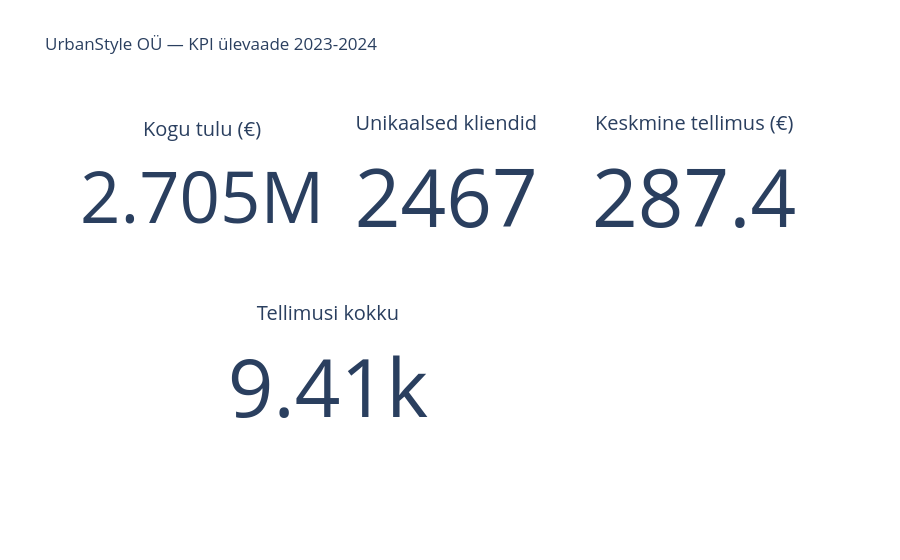

The notebook cell this image was saved under:
### Code cell
def create_kpi_summary(kpis):
    fig = go.Figure()

    fig.add_trace(go.Indicator(
        mode="number",
        value=kpis['total_revenue'],
        title={"text": "Kogu tulu (€)"},
        domain={'x': [0, 0.33], 'y': [0.5, 1]}
    ))
    fig.add_trace(go.Indicator(
        mode="number",
        value=kpis['unique_customers'],
        title={"text": "Unikaalsed kliendid"},
        domain={'x': [0.33, 0.66], 'y': [0.5, 1]}
    ))
    fig.add_trace(go.Indicator(
        mode="number",
        value=kpis['avg_order_value'],
        title={"text": "Keskmine tellimus (€)"},
        domain={'x': [0.66, 1], 'y': [0.5, 1]}
    ))
    fig.add_trace(go.Indicator(
        mode="number",
        value=kpis['total_orders'],
        title={"text": "Tellimusi kokku"},
        domain={'x': [0.17, 0.5], 'y': [0, 0.5]}
    ))

    fig.update_layout(
        title='UrbanStyle OÜ — KPI ülevaade 2023-2024',
        template='plotly_white'
    )
    fig.show()
    return fig

fig_kpi = create_kpi_summary(kpis)

### Figure 1 — Plotly figure (JSON) as saved in the notebook; plotly's stock layout.template omitted (floating-point values rounded to 4 significant figures)
{"data": [{"domain": {"x": [0, 0.33], "y": [0.5, 1]}, "mode": "number", "title": {"text": "Kogu tulu (€)"}, "type": "indicator", "value": 2705000.0}, {"domain": {"x": [0.33, 0.66], "y": [0.5, 1]}, "mode": "number", "title": {"text": "Unikaalsed kliendid"}, "type": "indicator", "value": 2467}, {"domain": {"x": [0.66, 1], "y": [0.5, 1]}, "mode": "number", "title": {"text": "Keskmine tellimus (€)"}, "type": "indicator", "value": 287.4}, {"domain": {"x": [0.17, 0.5], "y": [0, 0.5]}, "mode": "number", "title": {"text": "Tellimusi kokku"}, "type": "indicator", "value": 9411}], "layout": {"title": {"text": "UrbanStyle OÜ — KPI ülevaade 2023-2024"}}}
